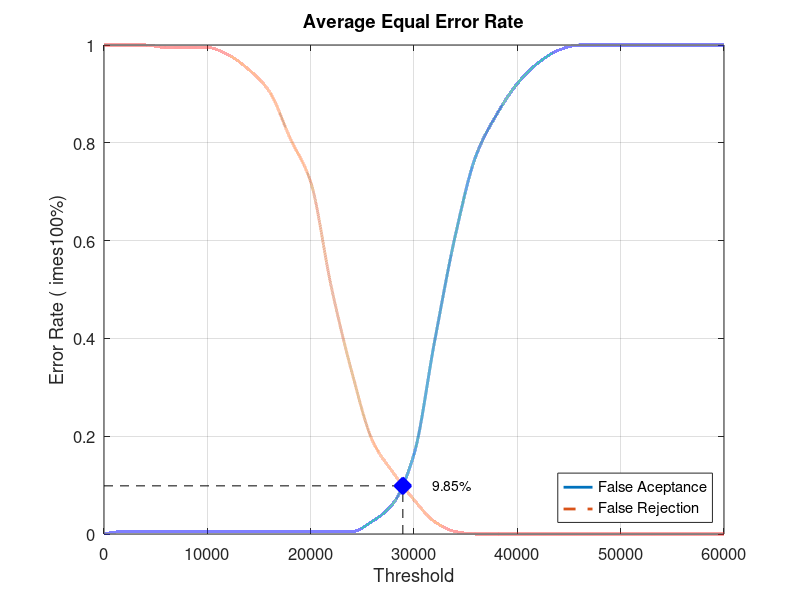
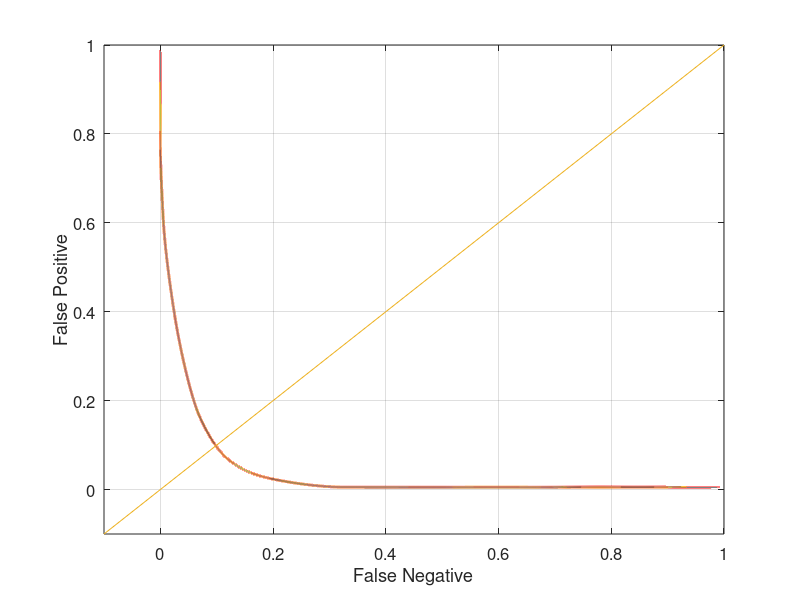

MATLAB code to generate these figures, in order:
close all;
clear;
clc;
x = 0:2000:60000;
xq = 0:0.5:60000;

y0 = [0 0.00526316 0.00526316 0.00526316 0.00526316 0.00526316 0.00526316 0.00526316 0.00526316 0.00526316 0.00526316 0.00526316 0.00526316 0.0263158 0.0631579 0.163158 0.394737 0.610526 0.773684 0.857895 0.921053 0.963158 0.989474 1 1 1 1 1 1 1 1]
yy0 = interp1(x, y0, xq, 'pchip');
y1 = [1 1 1 0.995 0.995 0.995 0.98 0.95 0.905 0.81 0.72 0.505 0.33 0.19 0.125 0.07 0.025 0.005 0 0 0 0 0 0 0 0 0 0 0 0 0]
yy1 = interp1(x, y1, xq, 'pchip');

% Calculating EER: 
y2 = abs(y0 - y1);
find(y2 == min(y2))
yy2 = abs(yy0 - yy1);
xEER = find(yy2 == min(yy2));
xEERIndex = xq(xEER) % X-axis EER
yEER = yy0(xEER) % Y-axis EER

main = figure
plot(xq, yy0,'-','LineWidth', 2);	hold on
plot(xq, yy1,'--','LineWidth', 2);	hold on
plot([xEERIndex xEERIndex], [0 yEER], 'k--');	hold on
plot([0 xEERIndex], [yEER yEER], 'k--');	hold on
plot(xEERIndex, yEER, 'bx', 'LineWidth', 10);	hold on
text(xEERIndex + 10 * xEERIndex / 100, yEER, [num2str(round((10000 * yEER)) / 100) '%'])
legend('False Aceptance', 'False Rejection', 'Location', 'SouthEast')
xlabel('Threshold')
ylabel('Error Rate (	imes100%)')
title('Average Equal Error Rate')
set(gca, 'FontSize', 12)
axis([0 60000 0 1])
grid on

print(main, 'Database5_2Main', '-dpng');
FNRxFPR = figure('Color', [1 1 1]);
plot(yy1, yy0, '-', yy1, yy0, 'LineWidth', 2);
hold on
y = -0.1:0.1:1
plot(y, y); 
set(gca, 'FontSize', 12)
xlabel('False Negative')
ylabel('False Positive')
axis([-0.1 1 -0.1 1])
set(gca, 'FontSize', 12)
grid on

print(FNRxFPR, 'Database5_2FNRxFPR','-dpng');
